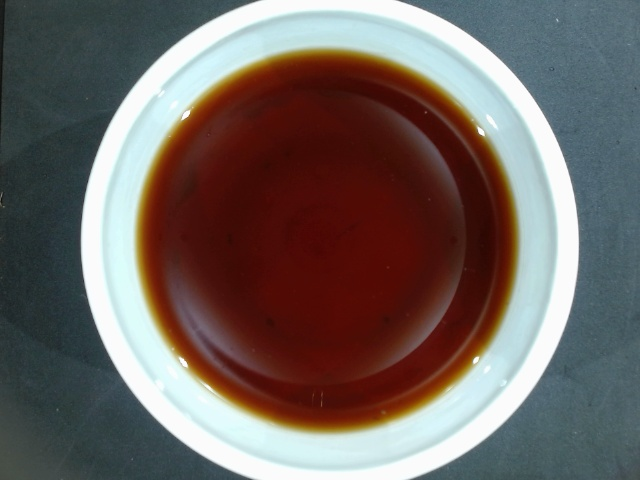
#> input picture Data_02-10-2023[3]/Warna/BOHEA_5-8.jpg, 640 x 480 px, given in place of BP_1_1.jpg, which was not available
$ python data_plotter.py
#> lines starting #> are read from the running program, lines starting #| are printed output that depends on the picture; after the words box and inside, x2 and y2 are one past the last pixel; in counts of white or black regions, pixels touching at a corner belong together; pictures that were not available may be replaced by others from this repository, and a replacement may not be noted
import pandas as pd
import cv2 as cv
import numpy as np
from matplotlib import pyplot as plt
import os

def getHist(image, filename, save_to_excel=False):
    non_black_mask = np.any(image != [0, 0, 0], axis=2).astype(np.uint8)

    color = ['b', 'g', 'r']
    plt.figure(figsize=(10, 5))
    plt.title(filename)

    df = pd.DataFrame()

    for channel, col in enumerate(color):
        plt.subplot(1, 3, channel + 1)
        histogram = cv.calcHist([image], [channel], mask=non_black_mask, histSize=[256], ranges=[0, 256])
        plt.plot(histogram, color=col[0])
        plt.title(col.upper() + " channel")
        plt.xlim(0, 256)

        # Save histogram data to DataFrame
        df[col] = histogram.flatten()

    plt.xlabel("RGB values")
    plt.ylabel("Pixel Frequency")
    plt.tight_layout()

    # Save the Matplotlib graph to an image file (optional)
    plt.savefig(filename + "_plot.png")

    # Save the DataFrame to an Excel file
    if save_to_excel:
        save_df_to_excel(df, filename)

    # plt.show()

def save_mask(filename, mask):
    cv.imwrite(filename + "_mask.jpg", img=mask)

def save_df_to_excel(data, filename):
    with pd.ExcelWriter(filename + '.xlsx', engine='xlsxwriter') as writer:
        data.to_excel(writer, sheet_name='Histograms', index=False)

def crop_trackbar(height, width, px, py, radius, src):
    canvas = np.zeros((height, width, 3), dtype=np.uint8)
    img = src.copy()

    cv.circle(canvas, (px, py), radius, [255, 255, 255], cv.FILLED)

    cropped = cv.bitwise_and(img, canvas, mask=None)
    return cropped

def main():
    home = os.path.expanduser("~")
    i = 1
    j = 1
    variants = ("DUST", "DUST2", "DUST3", "BOHEA", "BOP", "BOPF", "BOPF1", "FI", "F2", "PF", "PF2", "PF3", "BP")

    # default param
    x = 324
    y = 238
    r = 100

    # # DUST 2 param
    # x = 316
    # y = 243
    # r = 93

    while i < 7:
        sample = str(variants[12]) + "_" + str(i) + "_" + str(j)
        img_path = home + "\\Repositories 2\\Project-INSTEAD\\Data_08-11-2023[11]\\Warna\\" + sample + ".jpg"
        print(img_path)
        img = cv.imread(img_path)
#> img is the input picture: shape (480, 640, 3); mean B, G, R 97.4, 101.1, 111.8

        height = img.shape[0]
#> height = 480
        width = img.shape[1]
#> width = 640
        channel = img.shape[2]
#> channel = 3

        # img_copy = img.copy()
        # cv.circle(img_copy, center=(x,y), radius=r, color=[0,0,255], thickness=2)
        crop_img = crop_trackbar(height, width, x, y, r, img)
#> in crop_trackbar, `cv.circle(canvas, (px, py), radius, [255, 255, 255], cv.FILLED)`:
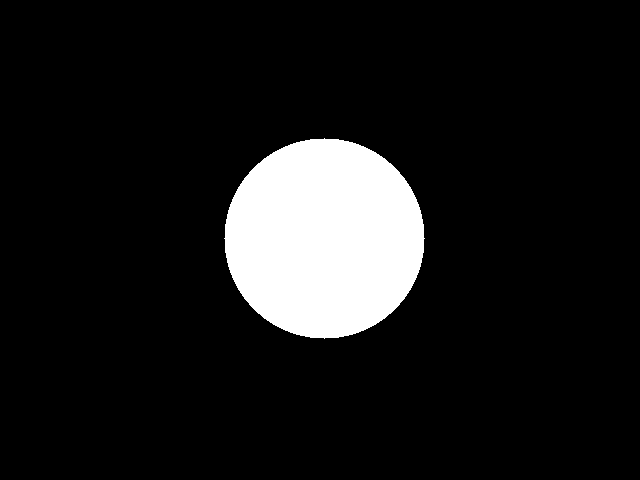
#> canvas: shape (480, 640, 3); 10.2% white; 1 white region, box (x1, y1, x2, y2) and area: (224, 138, 425, 339) 31417
#> in crop_trackbar, `cropped = cv.bitwise_and(img, canvas, mask=None)`:
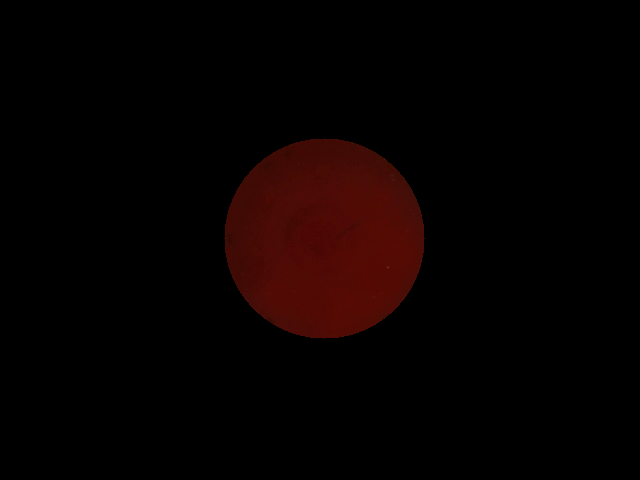
#> cropped: shape (480, 640, 3); mean B, G, R 0.5, 1.1, 7.7
        getHist(crop_img, sample, save_to_excel=True)
#> in getHist, `plt.savefig(filename + "_plot.png")`:
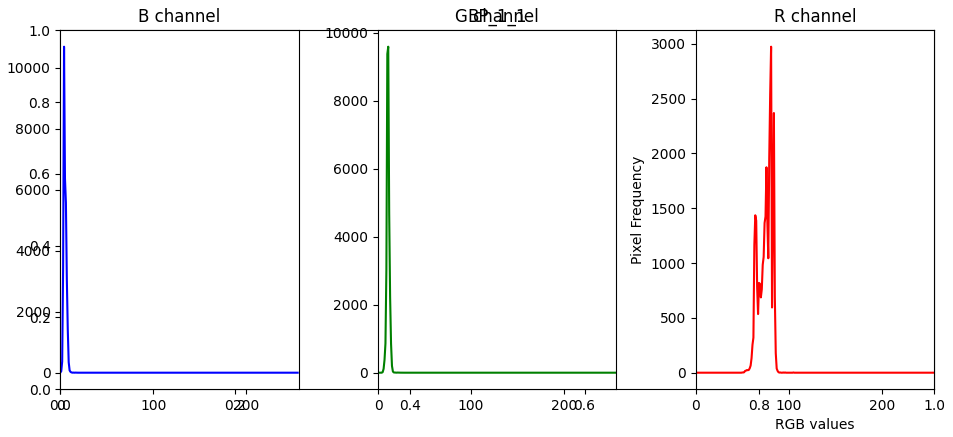
#> figure drawn by matplotlib, 3 panels; panel 1: curve peaks at x = 4, y = 10684; panel 2: curve peaks at x = 11, y = 9590; panel 3: curve peaks at x = 81, y = 2974
        save_mask(sample, crop_img)

        j += 1
        cv.imshow(sample,img)
        cv.imshow(sample + "_crop",crop_img)
        cv.waitKey(30)

        if j > 10:
            i += 1
            j = 1

    j = 1

if __name__ == "__main__":
#> (the run stopped early here; a loop or call above may not have finished)
